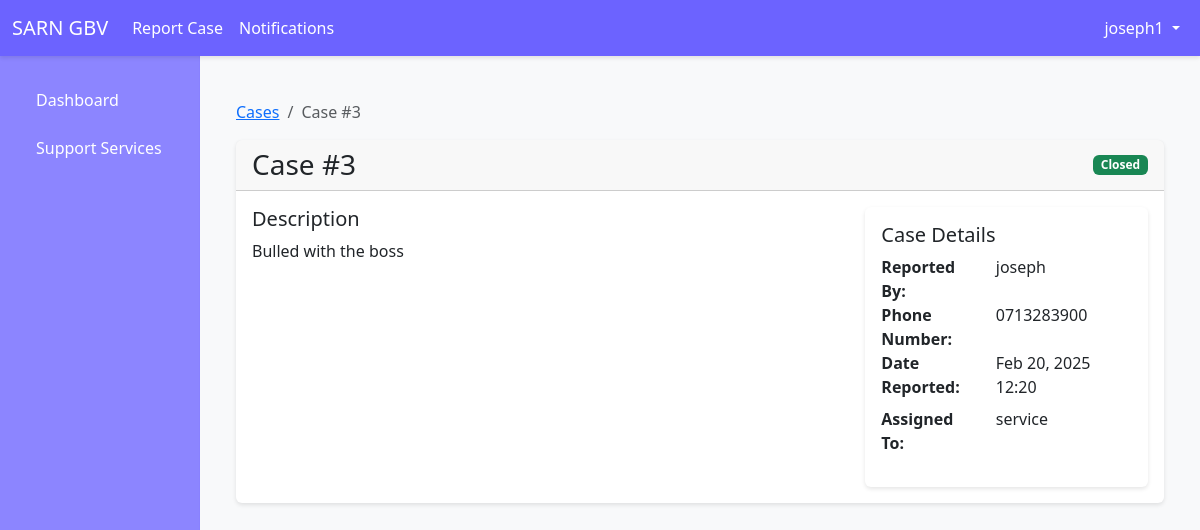
/cases/3/ (signed in), run on an earlier commit of the app's database.
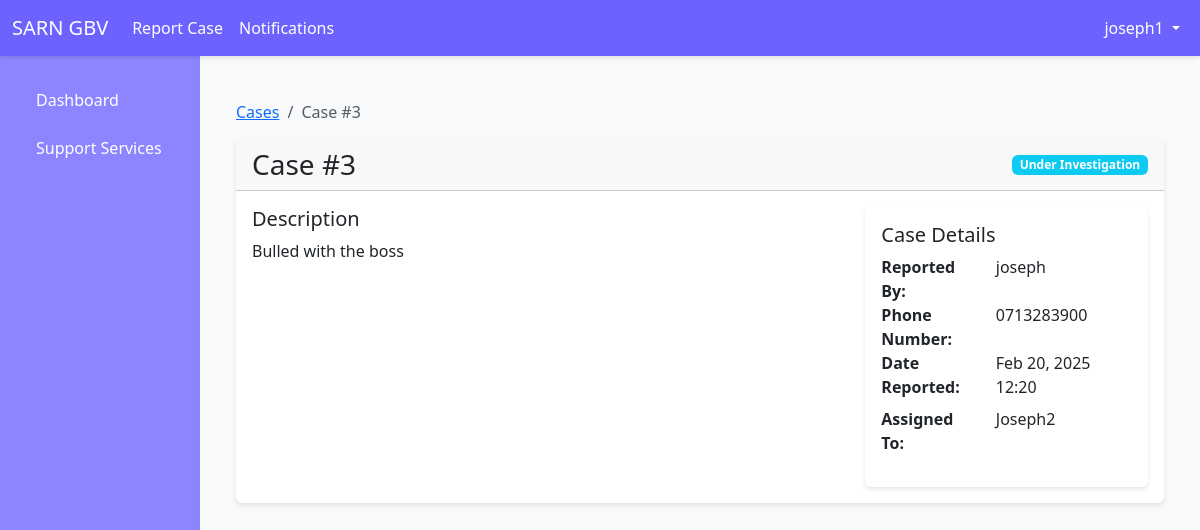
And on a later commit of the database.
### cases/models.py (models this page shows, shortened)
class Case(models.Model):
    STATUS_CHOICES = [
        ('pending', 'Pending'),
        ('under_investigation', 'Under Investigation'),
        ('closed', 'Closed'),
    ]
    reporter = models.ForeignKey(User, on_delete=models.CASCADE, related_name="reported_cases")  # The person who reported the case
    assigned_provider = models.ForeignKey(User, on_delete=models.SET_NULL, null=True, blank=True, related_name="assigned_cases")
    description = models.TextField()
    status = models.CharField(max_length=20, choices=STATUS_CHOICES, default='pending')
    date_reported = models.DateTimeField(auto_now_add=True)
    evidence_file = models.FileField(upload_to='case_evidence/', blank=True, null=True)

### users/models.py (models this page shows)
class User(AbstractUser):
    ROLE_CHOICES = [
        ('survivor', 'Survivor'),
        ('provider', 'Service Provider'),
        ('law_enforcement', 'Law Enforcement'),
    ]
    role = models.CharField(max_length=20, choices=ROLE_CHOICES, default='survivor')
    phone = models.CharField(max_length=15, blank=True, null=True)
    address = models.TextField(blank=True, null=True)
    groups = models.ManyToManyField(Group, related_name="custom_user_groups", blank=True)
    user_permissions = models.ManyToManyField(Permission, related_name="custom_user_permissions", blank=True)

### cases/views.py (the view)
# urls.py: path('cases/<int:case_id>/', case_detail, name='case_detail'),  # Case detail page
@login_required
def case_detail(request, case_id):
    case = get_object_or_404(Case, id=case_id)
    return render(request, 'cases/case_detail.html', {'case': case})

### cases/templates/cases/case_detail.html (shortened to what this page needs)
{% extends 'base.html' %}
{% block content %}
<div class="container mt-4">
    <nav aria-label="breadcrumb">
        <ol class="breadcrumb">
            <li class="breadcrumb-item"><a href="{% url 'case_list' %}">Cases</a></li>
            <li class="breadcrumb-item active">Case #{{ case.id }}</li>
        </ol>
    </nav>
    <div class="card">
        <div class="card-header">
            <div class="d-flex justify-content-between align-items-center">
                <h3 class="mb-0">Case #{{ case.id }}</h3>
                <span class="badge {% if case.status == 'pending' %}bg-warning{% elif case.status == 'under_investigation' %}bg-info{% else %}bg-success{% endif %}">
                    {{ case.get_status_display }}
                </span>
            </div>
        </div>
        <div class="card-body">
            <div class="row">
                <div class="col-md-8">
                    <h5>Description</h5>
                    <p>{{ case.description }}</p>
                </div>
                <div class="col-md-4">
                    <div class="card">
                        <div class="card-body">
                            <h5>Case Details</h5>
                            <dl class="row">
                                <dt class="col-sm-5">Reported By: </dt>
                                <dd class="col-sm-7">{{ case.reporter.get_username }}</dd>
                                <dt class="col-sm-5">Phone Number: </dt>
                                <dd class="col-sm-7">{{ case.reporter.phone }}</dd>
                                <dt class="col-sm-5">Date Reported: </dt>
                                <dd class="col-sm-7">{{ case.date_reported|date:"M d, Y H:i" }}</dd>
                                <dt class="col-sm-5">Assigned To: </dt>
                                <dd class="col-sm-7">
                                    {% if case.assigned_provider %}
                                    {{ case.assigned_provider.get_username }}
                                    {% else %}
                                    <span class="text-muted">Not assigned</span>
                                    {% endif %}
                                </dd>
                            </dl>
                        </div>
                    </div>
                </div>
            </div>
        </div>
    </div>
</div>
{% endblock %}

What changed in the data, as far as the page shows it:
changed Case "Bulled with the boss": status "Closed" → "Under Investigation"; assigned_provider.get_username "service" → "Joseph2"
